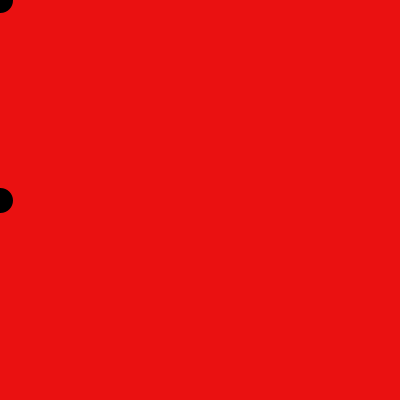
Frame 1 (no input)
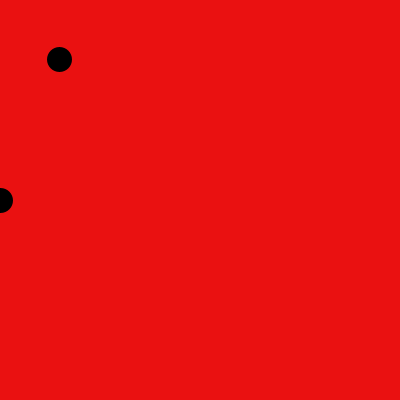
Frame 60 (the mouse pressed at the canvas centre just before this capture)
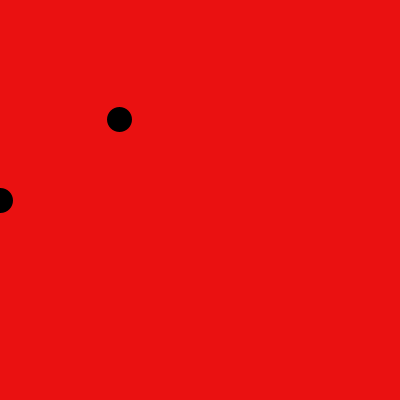
Frame 120 (the mouse held since frame 60 and released just before this capture)

The Processing sketch that drew these frames (run headless with seeded random() and noise(); from frame 60 on, the mouse is pressed at the canvas centre):

// Processing sketch: sketch_13
// ── sketch_13.pde

int xValue;
int yValue;

int x2;


void setup()

{

size(400,400);

xValue = 0;
x2 = 0;
yValue = 0;
strokeWeight(25);

frameRate(90);

stroke(0);
background(#EA1111);
}




void draw()

{

background(#EA1111);

point(xValue,yValue);
point(x2,200);

xValue = xValue + 1;
yValue = yValue + 1;

if (xValue > 380)

{

xValue = 0;

}

if (xValue > 350)
{
  x2 = x2 + 30;
}
else
{
  x2 = 0;
}


}
